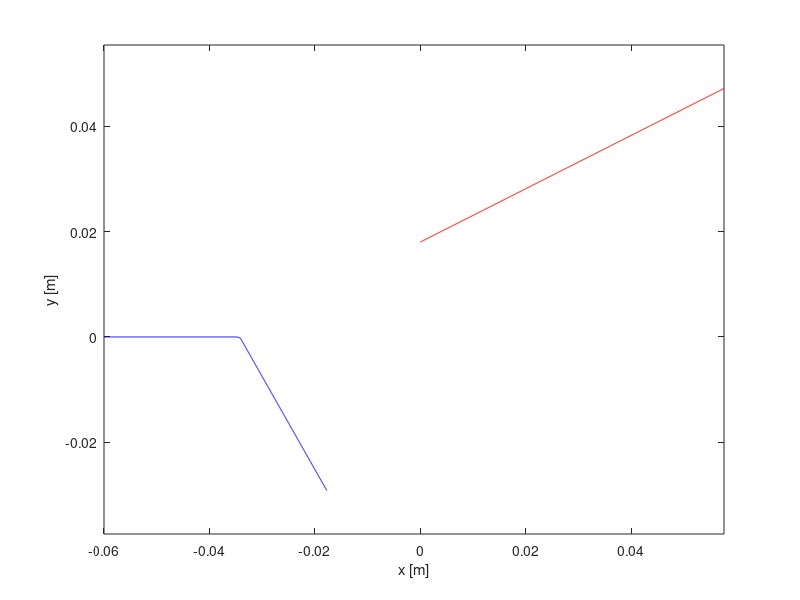
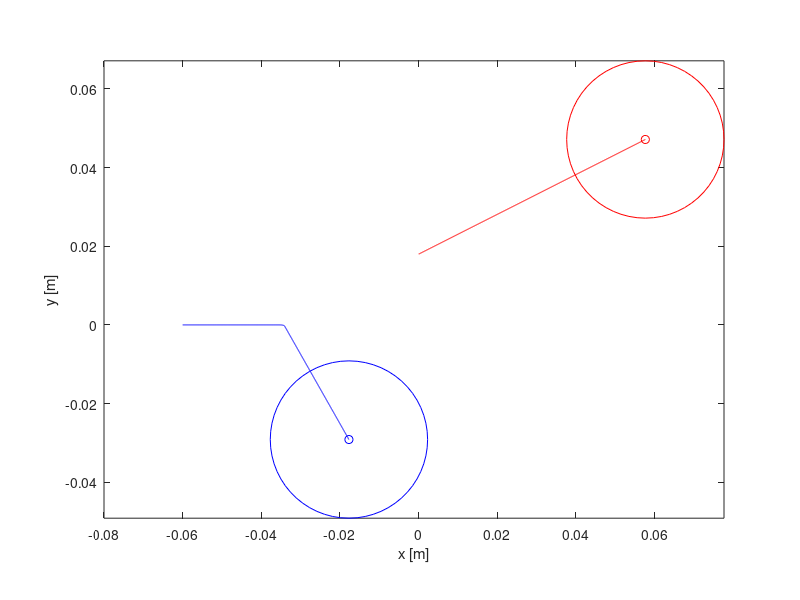

The MATLAB source for these figures, in order:
clear all; clf;
R = 0.02; % m
mA = 0.1; % kg
mB = 0.1; % kg
rA0 = [-0.06 0.0]; % m
vA0 = [1.0 0.0]; % m/s
rB0 = [0.0 0.018]; % m
vB0 = [0.0 0.0]; % m/s
time = 0.1; % s
% Force model
eta = 1.0; % 
k = 2000000.0; % Nm
dt = 0.0001; % s
% Initialization
n = ceil(time/dt);
t = zeros(n,1);
rA = zeros(n,2);
vA = zeros(n,2);
rB = zeros(n,2);
vB = zeros(n,2);
F = zeros(n,2);
rA(1,:) = rA0;
vA(1,:) = vA0;
rB(1,:) = rB0;
vB(1,:) = vB0;
D = 2*R; % Diameter
% Integration loop
for i = 1:n-1
    Deltar = rB(i,:)-rA(i,:);
    Deltarnorm = norm(Deltar);
    Deltav = vB(i,:)-vA(i,:);
    if (Deltarnorm>=D)
        Fnet = [0 0];
    else
        Fnet = -k*abs(Deltarnorm-D)^1.5...
            *Deltar/Deltarnorm + eta*Deltav;
    end
    F(i,:) = Fnet;
    aA = Fnet/mA;
    aB = -Fnet/mB;
    vA(i+1,:) = vA(i,:) + aA*dt;
    rA(i+1,:) = rA(i,:) + vA(i+1,:)*dt;
    vB(i+1,:) = vB(i,:) + aB*dt;
    rB(i+1,:) = rB(i,:) + vB(i+1,:)*dt;
    t(i+1) = t(i) + dt;
end
% Plot trajectories
figure(1);
plot(rA(:,1),rA(:,2),'-b',rB(:,1),rB(:,2),'-r');
xlabel('x [m]');
ylabel('y [m]');
axis equal
% Animate by drawing
figure(2)
xmin = min([min(rA(:,1)-R) min(rB(:,1)-R)]);
xmax = max([max(rA(:,1)+R) max(rB(:,1)+R)]);
ymin = min([min(rA(:,2)-R) min(rB(:,2)-R)]);
ymax = max([max(rA(:,2)+R) max(rB(:,2)+R)]);
for j = 1:30
	i = ceil(j*n/30);
    plot(rA(:,1),rA(:,2),'-b',rB(:,1),rB(:,2),'-r',...
        rA(i,1),rA(i,2),'ob',rB(i,1),rB(i,2),'or');
    xlabel('x [m]');
    ylabel('y [m]');
    axis equal
    axis([xmin xmax ymin ymax]);
    rectangle('Position',[rA(i,1)-R rA(i,2)-R D D],'Curvature',[1 1],'EdgeColor','blue');
    rectangle('Position',[rB(i,1)-R rB(i,2)-R D D],'Curvature',[1 1],'EdgeColor','red');
    drawnow
end
